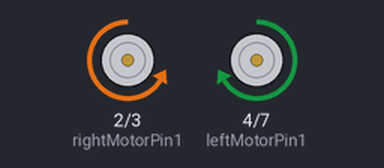
The sketch below on a simulated Arduino Uno, built with avr-gcc and run on an emulated ATmega328P. On the bench: motor-driver pin pairs drawn as motors (green arrow = first pin HIGH = forward, orange = second pin HIGH = backward, longer = more drive, scaled by the enable pin). What the sketch prints to the serial monitor is not drawn.

Above: at 0.2 s.
At 12.5 s:
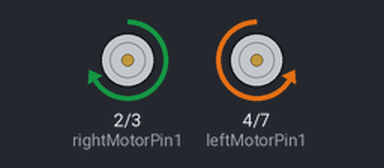
At 21.2 s:
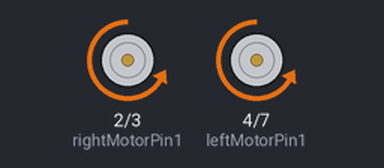
At 27.4 s:
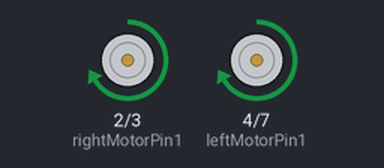
Timing chart, 0 to 28.3 s (numbered marks = the images above):
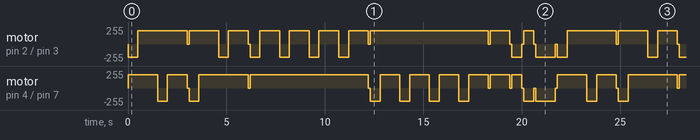

The sketch:

car_sketch_without_communication.ino
```cpp
#define MAX_MOTOR_SPEED 200

//Right motor
int enableRightMotor=5;
int rightMotorPin1=2;
int rightMotorPin2=3;

//Left motor
int enableLeftMotor=6;
int leftMotorPin1=4;
int leftMotorPin2=7;


int received_int[] = {0,1,2,3,4,5,6,7,8};
int gesture_label = 9;

void setup(){
  pinMode(enableRightMotor,OUTPUT);
  pinMode(rightMotorPin1,OUTPUT);
  pinMode(rightMotorPin2,OUTPUT);

  pinMode(enableLeftMotor,OUTPUT);
  pinMode(leftMotorPin1,OUTPUT);
  pinMode(leftMotorPin2,OUTPUT);
  Serial.begin(9600);
}

void loop(){
    for (int i = 0; i < 8; i++) { // this is removed for received data
      gesture_label = received_int[i];
      //We will receive value as 0 to 254. Center value is 127
      if (gesture_label == 0){    //right-L
        right();
        forward();
        left();
        forward();
        stop();
        Serial.print(gesture_label);
      }

      else if (gesture_label == 1){    //left_l
        left();
        forward();
        right();
        forward();
        stop();
        Serial.print(gesture_label);

      }

      else if (gesture_label == 2){    //square
        right();
        forward();
        right();
        forward();
        right();
        forward();
        right();
        forward();
        stop();
        Serial.print(gesture_label);

      }

      else if (gesture_label == 3){    //reverse_square
        left();
        forward();
        left();
        forward();
        left();
        forward();
        left();
        forward();
        stop();
        Serial.print(gesture_label);

      }

      else if (gesture_label == 4){    //forward
        forward();
        stop();
        Serial.print(gesture_label);

      }
      else if (gesture_label == 5){    //right
        right();
        stop();
        Serial.print(gesture_label);

      }
      else if (gesture_label == 6){    //left
        left();
        stop();
        Serial.print(gesture_label);

      }
      else if (gesture_label == 7){    //reverse
        back();
        stop();
        Serial.print(gesture_label);

      }
      else if (gesture_label == 8){    //wave
        left();
        forward();
        right();
        forward();
        left();
        forward();
        right();
        forward();
        stop();
        Serial.print(gesture_label);

        }
    }
  }

void rotateMotor(int rightMotorSpeed, int leftMotorSpeed){
  if (rightMotorSpeed < 0)
  {
    digitalWrite(rightMotorPin1,LOW);
    digitalWrite(rightMotorPin2,HIGH);
  }
  else if (rightMotorSpeed > 0)
  {
    digitalWrite(rightMotorPin1,HIGH);
    digitalWrite(rightMotorPin2,LOW);
  }
  else
  {
    digitalWrite(rightMotorPin1,LOW);
    digitalWrite(rightMotorPin2,LOW);
  }

  if (leftMotorSpeed < 0)
  {
    digitalWrite(leftMotorPin1,LOW);
    digitalWrite(leftMotorPin2,HIGH);
  }
  else if (leftMotorSpeed > 0)
  {
    digitalWrite(leftMotorPin1,HIGH);
    digitalWrite(leftMotorPin2,LOW);
  }
  else
  {
    digitalWrite(leftMotorPin1,LOW);
    digitalWrite(leftMotorPin2,LOW);
  }

  analogWrite(enableRightMotor, abs(rightMotorSpeed));
  analogWrite(enableLeftMotor, abs(leftMotorSpeed));
}
void forward(){
  rotateMotor(MAX_MOTOR_SPEED, MAX_MOTOR_SPEED); // forward
  delay (1000);
}
void back(){
  rotateMotor(-MAX_MOTOR_SPEED, -MAX_MOTOR_SPEED); // forward
  delay (1000);
}
void right(){
  rotateMotor(-MAX_MOTOR_SPEED, MAX_MOTOR_SPEED); // forward
  delay (500);
}
void left(){
  rotateMotor(MAX_MOTOR_SPEED, -MAX_MOTOR_SPEED); // forward
  delay (500);
}
void stop(){
  rotateMotor(0, 0); // forward
  delay (100);
}
```

Measured:
- by itself, motor on pin 2 (rightMotorPin1) / pin 3 (rightMotorPin2), motor on pin 4 (leftMotorPin1) / pin 7 (leftMotorPin2): moves between backward 200/255 and forward 200/255, repeating every 21.8 s
